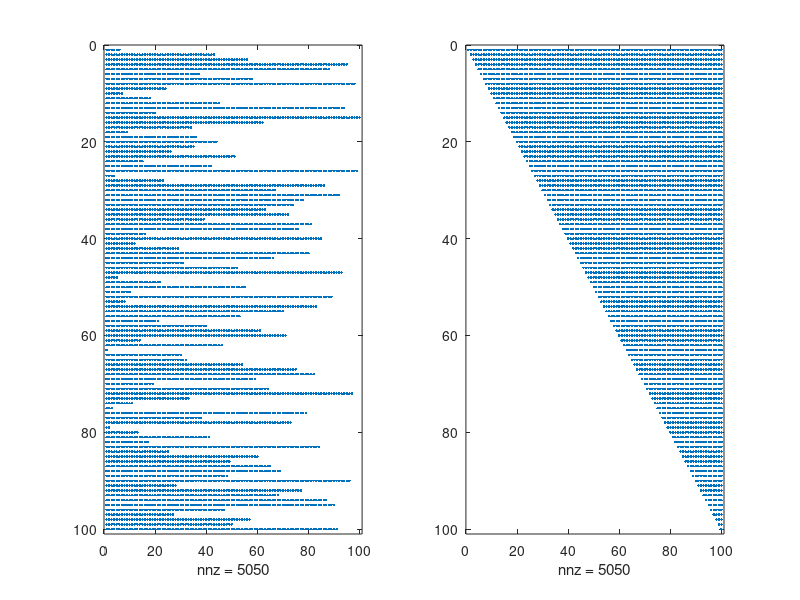

Reproduce this figure in MATLAB.
%% Class 3: 
% Alex Townsend, 12th Feb 2015
%        ajt@mit.edu

%% LU decomposition 
A = randn( 100 ); A = A'*A + eye( 100 ) ; 
spy( A ) 

%% 
[L, U] = lu( A ); 
subplot(1,2,1) 
spy( L ), title('Unit lower triangular','fontsize',16)
subplot(1,2,2) 
spy( U ), title('Upper triangular','fontsize',16)

%% Elimination computes A = LU: 
K3 = [2 -1 0 ; -1 2 -1; 0 -1 2];
[L, U] = lu( K3 ); 

%% Used to solve linear systems: 
b = randn( 3, 1); 
exact = K3 \ b;

%% Lower triangular linear systems: Solve by forwards substitution
y = zeros( 3, 1); 
for k = 1:3
    y(k) = (b(k) - L(k,1:k-1)*y(1:k-1))/L(k,k);
end

%% Upper-triangular linear systems: Solve by backwards substitution
x = zeros( 3, 1); 
for k = 3:-1:1
    x(k) = (y(k) - U(k,k+1:end)*x(k+1:end))/U(k,k);
end

%% LU has a problem (in principle): 
n = 5;    % Try 1025
Wn = tril(-ones( n ),-1) + eye( n ); Wn(:,n) = 1;  

[L, U] = lu( Wn );
U
U(n,n)

% No solution to this problem. 
% However, in practice this type of growth is never seen. And I mean never.
% If you do meet a matrix like this in practice call 
% an ambulance, you are about to be
% stuck by three bolts of lightening simutaneously. 

%% LU has another problem (it does not always exist)? 
% Consider A = [0 1 ; 1 0]. 

%% Solution!  Pivoting.   
% In practice pivoting happens all the time. 

A = randn( 100 ); 
[L, U] = lu( A ); 
subplot(1,2,1) 
spy( L )   % row pivoting is in L!!! 
subplot(1,2,2) 
spy( U ) 

%% A third argument in lu shows you the pivoting: 

[L, U, P] = lu( A ); 

[L, U] = lu( A ); 
subplot(1,2,1) 
spy( L )   % row pivoting is in L!!! 
subplot(1,2,2) 
spy( U ) 

%% Now a decomposition of PA...
norm( A - L*U )   % large 
norm( P*A - L*U ) % decomposition of PA, not A 





